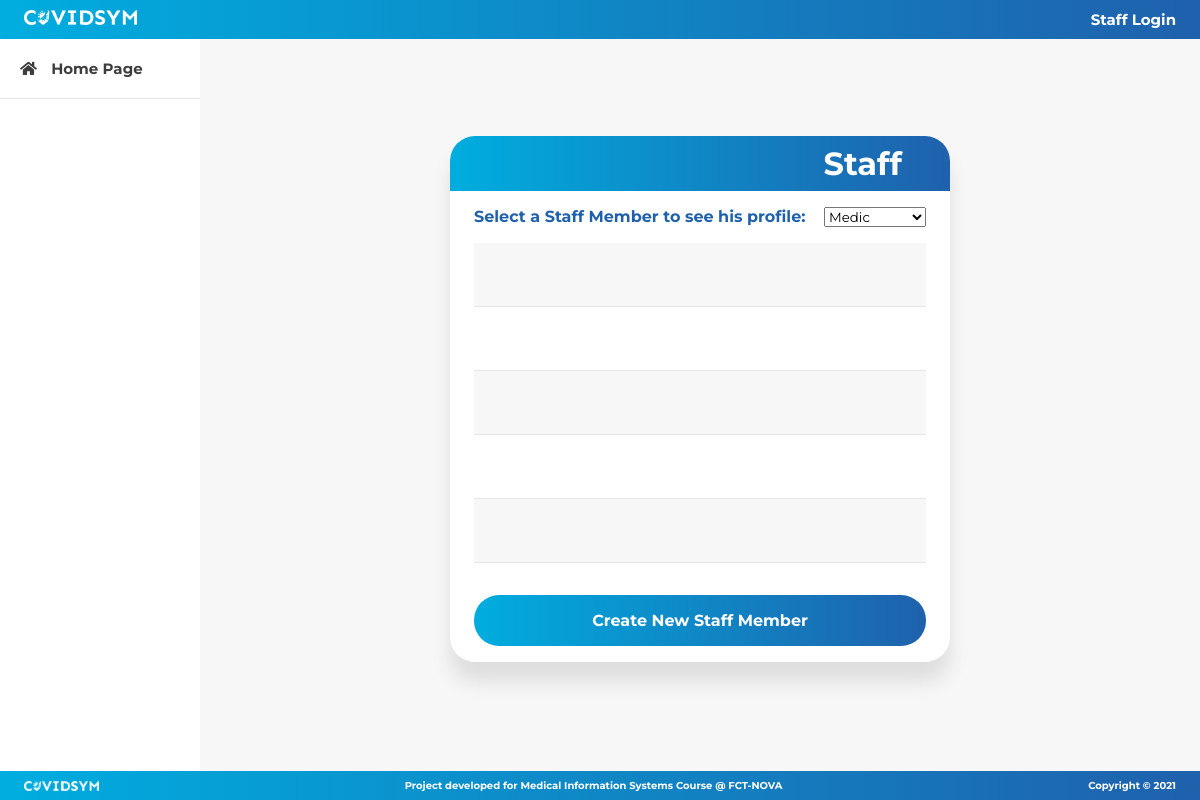
The app's page /profile/staffList.php, older data.
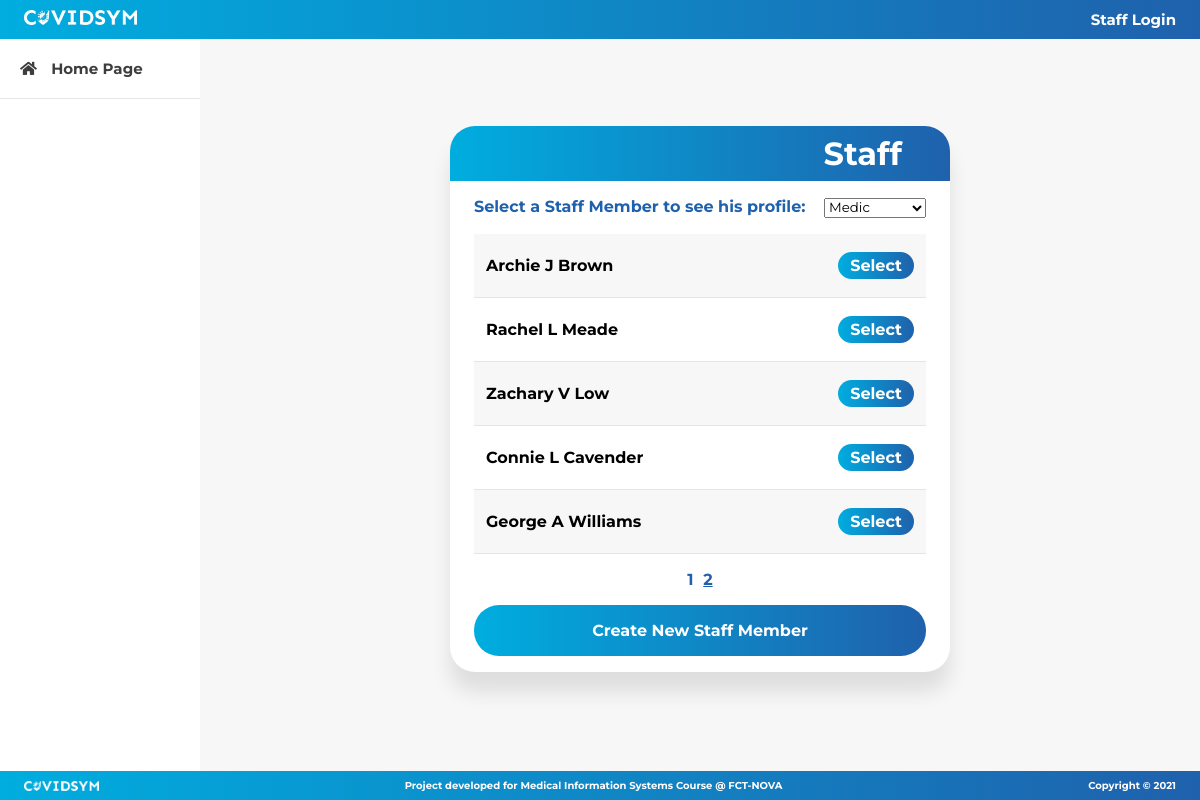
The same page, newer data.
### tables this page shows
CREATE TABLE IF NOT EXISTS `medic` (
  `id` int(11) NOT NULL AUTO_INCREMENT,
  `name` varchar(100) NOT NULL,
  `phone` varchar(20) NOT NULL,
  `address` varchar(100) NOT NULL,
  `user_id` int(11) NOT NULL,
  PRIMARY KEY (`id`),
  KEY `name` (`name`),
  KEY `medic_user_id` (`user_id`)
);

### profile/staffList.php (the view, shortened to what this page needs)
<!DOCTYPE html>
<html>
  <head>
    <link rel="stylesheet" href="../css/staffList.css" />
    <link
      rel="stylesheet"
      href="https://cdnjs.cloudflare.com/ajax/libs/font-awesome/5.15.1/css/all.min.css"
    />
  </head>
  <body>
    <?php include "../commons/navbar.php"; ?>
    <div class="wrapper">
      <?php include "../commons/sidebar.php"; ?>
      <div class="content-wrapper">
        <div class="modal">
          <div class="modal-header">
            <h1>Staff</h1>
          </div>
          <div class="staffs-header">
            <p>Select a Staff Member to see his profile:</p>
            <form action="" method="POST">
              <select name="staff" id="staff" onchange="setTableCookie();">
                <?php
                  include("../commons/config.php");
                  if(isset($_GET["type"])) {
                    $table = $_GET["type"];
                    if ($table == "Medic")
                      echo '<option value="Medic" selected>Medic</option>
                            <option value="Investigator">Investigator</option>
                            <option value="Admin">Admin</option>';
                    else if ($table == "Investigator")
                      echo '<option value="Medic">Medic</option>
                            <option value="Investigator" selected>Investigator</option>
                            <option value="Admin">Admin</option>';
                    else if ($table == "Admin")
                      echo '<option value="Medic">Medic</option>
                            <option value="Investigator">Investigator</option>
                            <option value="Admin" selected>Admin</option>';
                  } else {
                    $table = "Medic";
                    echo '<option value="Medic" selected>Medic</option>
                          <option value="Investigator">Investigator</option>
                          <option value="Admin">Admin</option>';
                  }
                ?>
              </select>
            </form>
          </div>
          <div class="staffs-list">
          <?php
              if (isset($_GET["page"]))
                $pageNumber = $_GET["page"];
              else
                $pageNumber = 1;
              $firstResult = ($pageNumber - 1) * 5;
              $query = "SELECT * FROM " . $table;
              $result = mysqli_query($connect, $query)
                  or die(mysqli_error($connect));
              $nResults = mysqli_num_rows($result);
              $nPages = intval($nResults / 5);
              $nPages += ($nResults % 5 == 0 ? 0 : 1);
              $query = "SELECT * FROM " . $table . " WHERE id > " . $firstResult;
              $result = mysqli_query($connect, $query)
                  or die(mysqli_error($connect));
              for ($i = 0; $i < 5; $i++) {
                echo '<div class="staff">';
                if ($staff = mysqli_fetch_array($result)) {
                  echo '<p>' . $staff["name"] . '</p>
                        <a class="button" href="../profile/staffProfile.php?staff=' .
                        $table . '&id=' . $staff["id"] . '">Select</a>';
                }
                echo '</div>';
              }
            ?>
          </div>
          <div class="pages">
            <?php
              for ($i = 1; $i <= $nPages; $i++) {
                if ($i == $pageNumber)
                  echo '<p>' . $i . '</p>';
                else
                  echo '<a href="staffList?page=' . $i . '">' . $i . '</a>';
                }
            ?>
          </div>
          <div class="staff-button">
            <a href="../signup/adminNewStaff">Create New Staff Member</a>
          </div>
        </div>
      </div>
    </div>
    <?php include('../commons/footer.php'); ?>
  </body>
</html>

### commons/navbar.php (shortened to what this page needs)
<!DOCTYPE html>
<html>
    <head>
        <link rel="stylesheet" type="text/css" href="../css/navbar.css">
    </head>
    <body>
        <div class="navbar">
            <a href="../index"><img src="../img/logo-white.png" alt="Logo"></a>
            <?php
                if (isset($_SESSION["userType"]) && $_SESSION["userType"] != 0) {
                    echo '<div class="nav-links">
                            <a href="../login/logout.php">Logout</a>
                         </div>';
                } else {
                    if(isset($_SESSION["login"]) && $_SESSION["login"] == "Staff") {
                        echo '<div class="nav-links">
                                <a href="../login/userLogin.php">User Login</a>
                            </div>';
                    } else {
                        echo '<div class="nav-links">
                                <a href="../login/staffLogin.php">Staff Login</a>
                            </div>';
                    }
                }
            ?>
        </div>
    </body>
</html>

### commons/sidebar.php (shortened to what this page needs)
<!DOCTYPE html>
<html>
    <head>
        <link rel="stylesheet" href="https://cdnjs.cloudflare.com/ajax/libs/font-awesome/5.15.1/css/all.min.css">
        <link rel="stylesheet" type="text/css" href="../css/sidebar.css">
    </head>
    <body>
        <div class="sidebar">
            <a class="sidebar-button" href="../home/homePage">
                <i class="fas fa-home icon"></i>
                Home Page
            </a>
        </div>
    </body>
</html>

### commons/footer.php (shortened to what this page needs)
<!DOCTYPE html>
<html>
    <head>
        <link rel="stylesheet" type="text/css" href="../css/footer.css">
    </head>
    <body>
        <div class="footer">
            <a href="../index"><img src="../img/logo-white.png" alt="Logo"></a>
            <p>Project developed for Medical Information Systems Course @ FCT-NOVA</p>
            <p>Copyright &copy; 2021</p>
        </div>
    </body>
</html>

### css/staffList.css (style rules this page uses)
:root { --backgroundColor: #f7f7f7; --lighterColor: #00addf; --mainColor: #0e6ab2; --darkerColor: #1f61ac; --textColor: #3d3d3d; --contrastColor: #e6e6e6; }
* { box-sizing: border-box; font-family: "Montserrat", sans-serif; margin: 0; padding: 0; }
body { background-color: var(--backgroundColor); }
.wrapper { display: flex; flex-flow: row nowrap; justify-content: space-between; }
.content-wrapper { align-items: center; display: flex; height: 90vh; justify-content: center; margin-left: 200px; width: 100%; }
.modal { background-color: white; border-radius: 25px; -webkit-box-shadow: 0 20px 20px 0 rgba(0, 0, 0, 0.1); -moz-box-shadow: 0 20px 20px 0 rgba(0, 0, 0, 0.1); box-shadow: 0 20px 20px 0 rgba(0, 0, 0, 0.1); width: 50%; }
.modal-header { background: linear-gradient( 270deg, var(--darkerColor), var(--lighterColor) ); border-radius: 25px 25px 0 0; padding: 1vh 4vw; width: 100%; display: flex; flex-flow: row nowrap; justify-content: flex-end; }
.modal-header h1 { color: white; }
.pages { display: flex; justify-content: center; margin: 2vh auto; width: calc(100% - 4vw); }
.staffs-header { display: flex; flex-flow: row nowrap; justify-content: space-between; margin: 2vh 2vw; }
.staffs-header p { color: var(--darkerColor); font-size: 2vmin; font-weight: bolder; }
.pages a, .pages p { color: var(--darkerColor); font-size: 2vmin; font-weight: bold; padding: 0 0.4vw; }
.staffs-list { margin: 0 2vw; }
.staff { align-items: center; border-bottom: 1px solid var(--contrastColor); display: flex; flex-flow: row nowrap; font-size: 2vmin; font-weight: bolder; height: 8vh; justify-content: space-between; margin: auto; padding: 2vh 1vw; }
.staff:nth-child(odd) { background-color: var(--backgroundColor); }
.staff:nth-child(even) { background-color: white; }
.staff-button { cursor: pointer; display: flex; background: linear-gradient( 270deg, var(--darkerColor), var(--lighterColor) ); border-radius: 25px; justify-content: center; margin: 2vh auto; padding: 2vh 0; transition: all 0.3s ease; width: calc(100% - 4vw); }
.staff-button a { color: white; font-size: 2vmin; font-weight: bolder; text-decoration: none; }
.button { background: linear-gradient( 270deg, var(--darkerColor), var(--lighterColor) ); border: none; border-radius: 25px; color: white; cursor: pointer; font-size: 1rem; font-weight: bold; outline: none; padding: 0.5vh 1vw; text-decoration: none; transition: all 0.3s ease; }

### css/navbar.css (style rules this page uses)
:root { --backgroundColor: #f7f7f7; --lighterColor: #00addf; --mainColor: #0e6ab2; --darkerColor: #1f61ac; --textColor: #3d3d3d; }
* { box-sizing: border-box; font-family: "Montserrat", sans-serif; margin: 0; padding: 0; }
body { background-color: var(--backgroundColor); }
.navbar { display: flex; justify-content: space-between; align-items: center; background: linear-gradient(270deg, var(--darkerColor), var(--lighterColor)); padding: 10px 2%; position: sticky; top: 0; }
.navbar img { height: 15px; cursor: pointer; }
.nav-links { display: inline-block; }
.nav-links a { color: white; text-decoration: none; font-size: 15px; font-weight: bold; }

### css/sidebar.css (style rules this page uses)
:root { --backgroundColor: #f7f7f7; --lighterColor: #00addf; --mainColor: #0e6ab2; --darkerColor: #1f61ac; --textColor: #3d3d3d; --contrastColor: #e6e6e6; }
* { box-sizing: border-box; font-family: "Montserrat", sans-serif; margin: 0; padding: 0; }
body { background: var(--backgroundColor); }
.sidebar { position: fixed; top: 39px; width: 200px; height: 100%; display: flex; align-items: center; flex-direction: column; background: white; }
.sidebar-button { font-size: 15px; background: white; text-align: start; width: 100%; padding: 20px 0px; text-decoration: none; font-weight: bold; color: var(--textColor); border-bottom: 1px solid var(--contrastColor); }
.icon, .sidebar-button:hover .icon { color: white; transition: all 0.3s ease-out; }
.icon { color: var(--textColor); padding: 0px 10px 0px 20px; }

Row changes from the older to the newer data that the page shows:
added medic: name "Archie J Brown"
added medic: name "Rachel L Meade"
added medic: name "Zachary V Low"
added medic: name "Connie L Cavender"
added medic: name "George A Williams"
Text that changed along with them:
new list line: "1"
new list line: "2"
